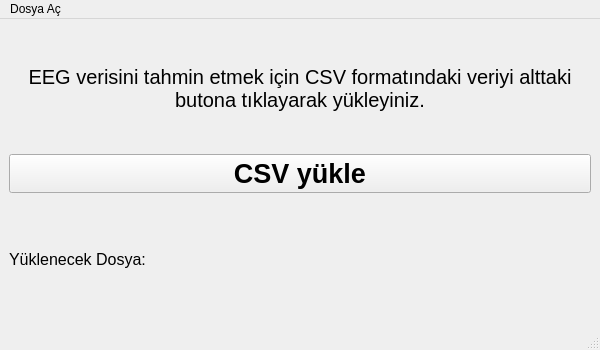
<?xml version="1.0" encoding="UTF-8"?>
<ui version="4.0">
 <class>MainWindow</class>
 <widget class="QMainWindow" name="MainWindow">
  <property name="geometry">
   <rect>
    <x>0</x>
    <y>0</y>
    <width>600</width>
    <height>350</height>
   </rect>
  </property>
  <property name="font">
   <font>
    <family>MS UI Gothic</family>
   </font>
  </property>
  <property name="windowTitle">
   <string>MainWindow</string>
  </property>
  <widget class="QWidget" name="centralwidget">
   <layout class="QVBoxLayout" name="verticalLayout">
    <item>
     <widget class="QLabel" name="label_2">
      <property name="font">
       <font>
        <family>MS Shell Dlg 2</family>
        <pointsize>15</pointsize>
       </font>
      </property>
      <property name="text">
       <string>EEG verisini tahmin etmek için CSV formatındaki veriyi alttaki butona tıklayarak yükleyiniz.</string>
      </property>
      <property name="alignment">
       <set>Qt::AlignCenter</set>
      </property>
      <property name="wordWrap">
       <bool>true</bool>
      </property>
     </widget>
    </item>
    <item>
     <widget class="QPushButton" name="btn_csv_sec">
      <property name="font">
       <font>
        <family>MS Shell Dlg 2</family>
        <pointsize>20</pointsize>
        <weight>75</weight>
        <bold>true</bold>
       </font>
      </property>
      <property name="text">
       <string>CSV yükle</string>
      </property>
     </widget>
    </item>
    <item>
     <widget class="QLabel" name="label_path">
      <property name="font">
       <font>
        <family>MS Shell Dlg 2</family>
        <pointsize>12</pointsize>
       </font>
      </property>
      <property name="text">
       <string>Yüklenecek Dosya: </string>
      </property>
     </widget>
    </item>
   </layout>
  </widget>
  <widget class="QMenuBar" name="menubar">
   <property name="geometry">
    <rect>
     <x>0</x>
     <y>0</y>
     <width>600</width>
     <height>18</height>
    </rect>
   </property>
   <widget class="QMenu" name="menuDosya_A">
    <property name="title">
     <string>Dosya Aç</string>
    </property>
   </widget>
   <addaction name="menuDosya_A"/>
  </widget>
  <widget class="QStatusBar" name="statusbar"/>
 </widget>
 <resources/>
 <connections/>
</ui>
